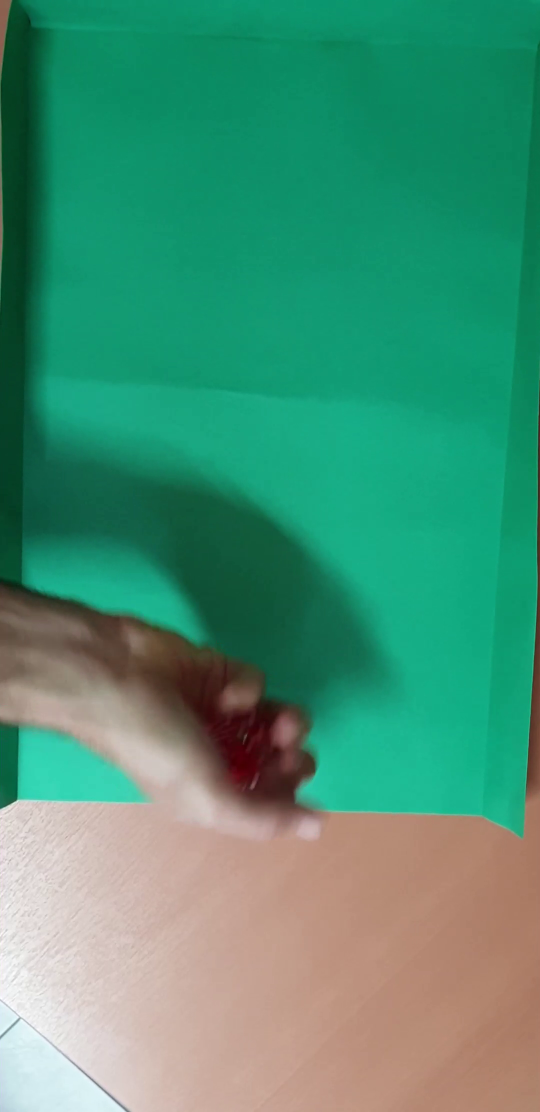
#> input picture frame 14 of tirada_1.mp4, 1080 x 2224 px (shown at 1/2 size)
$ python main.py
#> lines starting #> are read from the running program, lines starting #| are printed output that depends on the picture; after the words box and inside, x2 and y2 are one past the last pixel; in counts of white or black regions, pixels touching at a corner belong together
#> in programa_dados, frame is the input picture: shape (2224, 1080, 3); mean B, G, R 116.6, 145.4, 73.4
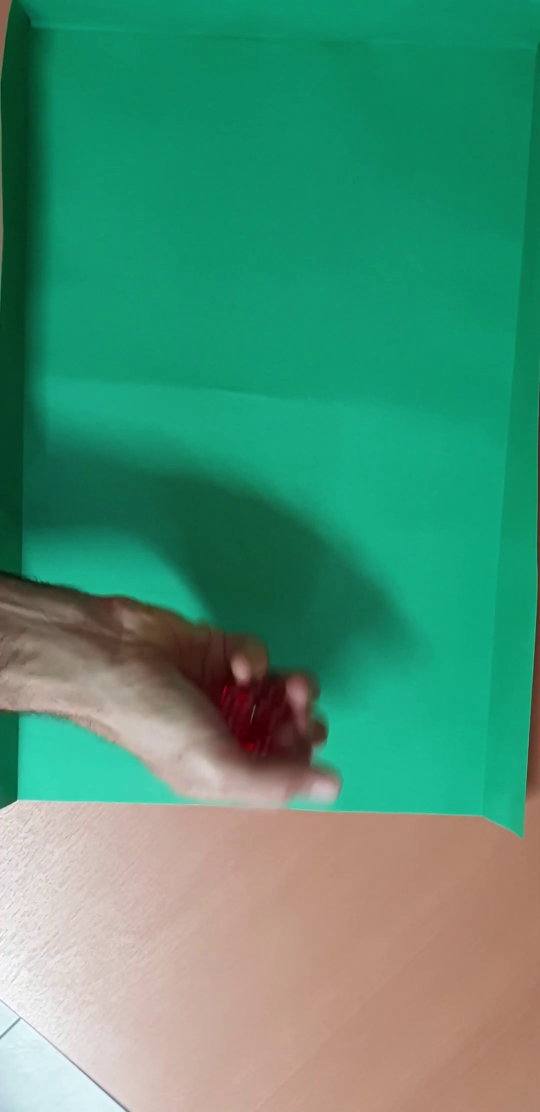
#> input picture frame 15 of tirada_1.mp4, 1080 x 2224 px (shown at 1/2 size)
#> in programa_dados, frame is the input picture: shape (2224, 1080, 3); mean B, G, R 116.8, 145.3, 74.8
### funciones.py
import cv2
import numpy as np
import matplotlib.pyplot as plt


##################################################
#FUNCIONES########################################

# [4 lines left out: function redimensionar, not called in this run]


def procesar_color(frame):
    img = cv2.cvtColor(frame, cv2.COLOR_BGR2RGB)
    img_hsv = cv2.cvtColor(img, cv2.COLOR_RGB2HSV) # Rangos --> H: 0-179  / S: 0-255  / V: 0-255
#> img_hsv: shape (2224, 1080, 3); mean H, S, V 58.4, 168.9, 155.9
    h, s, v = cv2.split(img_hsv)
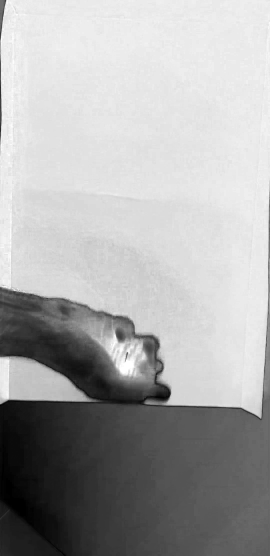
#> s: shape (2224, 1080) (shown at 1/4 size); min 0, max 255, mean 168.9


    # Segmentacion en color - Detectar solo el rojo
    ix_h1 = np.logical_and(h > 180 * .9, h < 180)
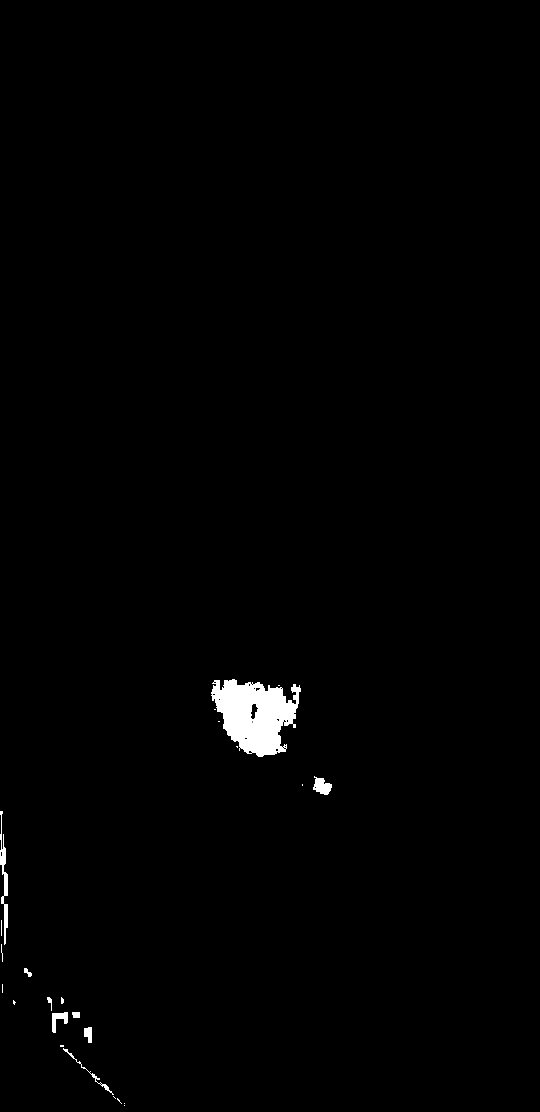
#> ix_h1: shape (2224, 1080) bool (shown at 1/2 size); 0.95% white; 24 white regions (8 under 20 px), largest, box (x1, y1, x2, y2) and area: (422, 1358, 602, 1514) 17809, (0, 1622, 16, 1890) 1692, (626, 1552, 664, 1590) 892
    ix_h2 = h < 180 * 0.04
#> ix_h2: shape (2224, 1080) bool; 5.4% white; 193 white regions (86 under 20 px), largest, box (x1, y1, x2, y2) and area: (4, 1620, 290, 2224) 50064, (342, 1278, 672, 1602) 37664, (254, 1612, 554, 1760) 7540
    ix_s = np.logical_and(s > 255 * 0.3, s < 255)
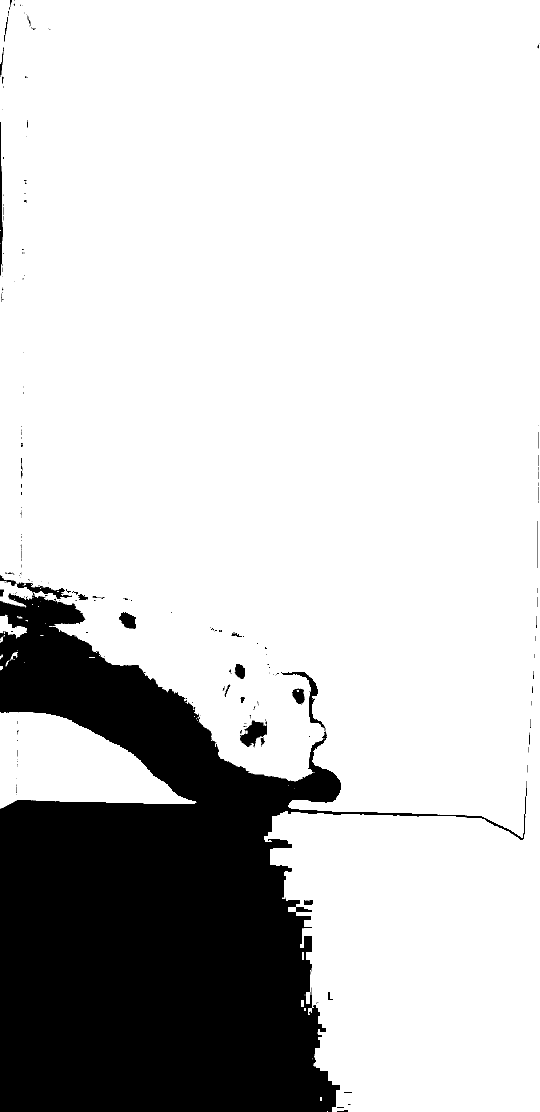
#> ix_s: shape (2224, 1080) bool (shown at 1/2 size); 79.8% white; 224 black regions (176 under 20 px), largest, box (x1, y1, x2, y2) and area: (0, 1187, 1052, 2224) 475171, (480, 1440, 534, 1495) 1697, (562, 1344, 650, 1462) 1322
    ix = np.logical_and(np.logical_or(ix_h1, ix_h2), ix_s)
#> ix: shape (2224, 1080) bool; 1.9% white; 59 white regions (27 under 20 px), largest, box (x1, y1, x2, y2) and area: (342, 1278, 630, 1563) 43488, (1066, 1348, 1080, 1442) 556, (1072, 1256, 1080, 1314) 344
    # ix2 = (ix_h1 | ix_h2) & ix_s   # Otra opcion que da igual...

    r, g, b = cv2.split(img)
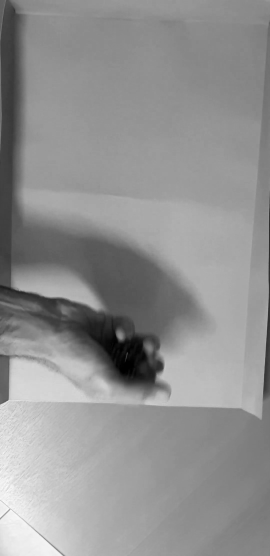
#> g: shape (2224, 1080) (shown at 1/4 size); min 0, max 255, mean 145.3
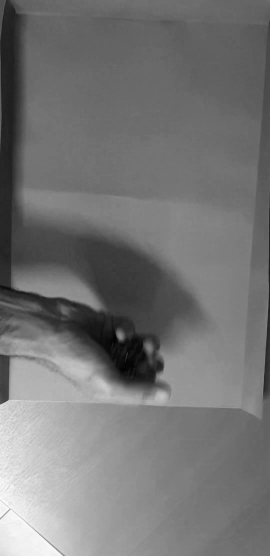
#> b: shape (2224, 1080) (shown at 1/4 size); min 0, max 255, mean 116.8
    r[ix != True] = 0
    g[ix != True] = 0
    b[ix != True] = 0
    rojo_img = cv2.merge((r, g, b))

    img_gris =  cv2.cvtColor(rojo_img, cv2.COLOR_RGB2GRAY)

    return img_gris,rojo_img


# Función para detectar contornos cuadrados
def detectar_contornos_cuadrados(frame):


    # Aplicar umbral adaptativo para resaltar contornos
    _, umbral = cv2.threshold(frame, 0, 255, cv2.THRESH_BINARY + cv2.THRESH_OTSU)
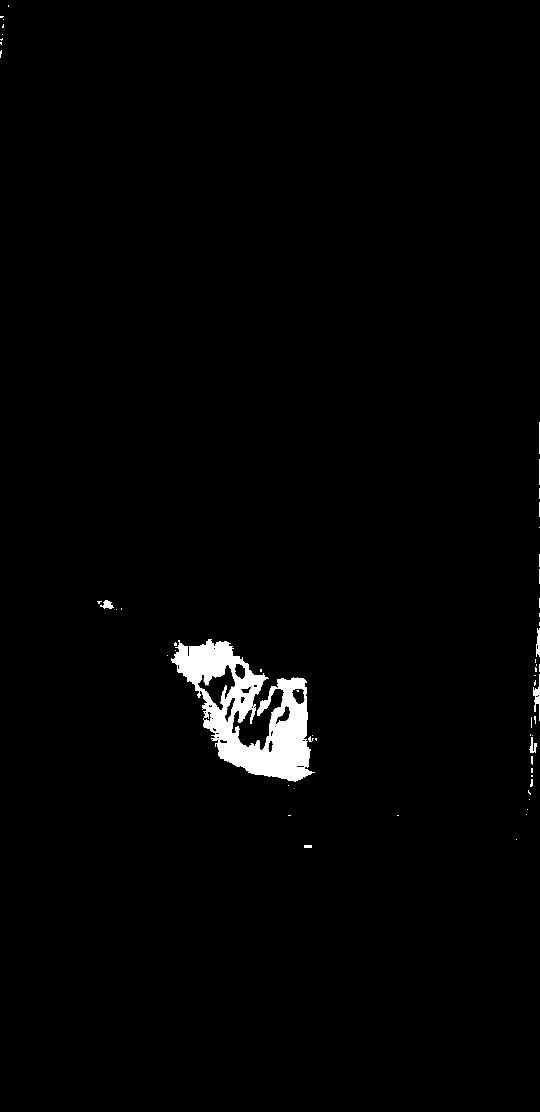
#> umbral: shape (2224, 1080) (shown at 1/2 size); 1.6% white; 61 white regions (28 under 20 px)

    # Encontrar contornos en la imagen umbralizada
    contornos, _ = cv2.findContours(umbral, cv2.RETR_EXTERNAL, cv2.CHAIN_APPROX_SIMPLE)
#> contornos = 58 contours, 34 with area under 20; largest, box (x1, y1, x2, y2) and area: (342, 1278, 630, 1563) 39244, (1066, 1348, 1080, 1442) 438, (1072, 1256, 1080, 1314) 287, (200, 1200, 228, 1218) 243, (1058, 1474, 1074, 1506) 199

    # Filtrar contornos cuadrados aproximados

    contornos_cuadrados = [cnt for cnt in contornos if es_cuadrado(cnt) and cv2.contourArea(cnt) > 50*50]
#> contornos_cuadrados = []
    return contornos_cuadrados

# Función para determinar si un contorno es aproximadamente cuadrado
def es_cuadrado(contorno):
    perimetro = cv2.arcLength(contorno, True)
    approx = cv2.approxPolyDP(contorno, 0.05 * perimetro, True)
    return len(approx) == 4


# [69 lines left out: functions recortarxcontorno, contarDados, dado_quieto, not called in this run]


def programa_dados(path):
    video_path = './' + path
    cap = cv2.VideoCapture(video_path)

    ret, frame = cap.read()
    f = 0
    contornos_anteriores = None
    intervalo_comparacion = 7  # Realizar la comparación cada 7 frames

    if not ret:
        print("No se pudo abrir el video.")
        exit()

    while True:
        ret, frame = cap.read()
        if not ret:
            break

        frame_procesado, frame_color = procesar_color(frame)
        contornos_cuadrados = detectar_contornos_cuadrados(frame_procesado)
#> contornos_cuadrados = []

        if len(contornos_cuadrados) == 5:
            if f % intervalo_comparacion == 0:
                if contornos_anteriores is not None:
                    area_actual = sum(cv2.contourArea(contorno) for contorno in contornos_cuadrados)
                    area_anterior = sum(cv2.contourArea(contorno) for contorno in contornos_anteriores)

                    if abs(area_actual - area_anterior) < 100:
                        #recortes = recortar_contornos(frame_procesado, contornos_cuadrados)
                        recortes = recortarxcontorno(frame_procesado, contornos_cuadrados)
                        #cv2.imshow('Frame Original', redimensionar(frame))
                        #cv2.imshow('Frame Original', redimensionar(frame_color))
                        #cv2.imshow('Frame Procesado', redimensionar(frame_procesado))

                        for i, recorte in enumerate(recortes):
                            valor = contarDados(recorte)

                            # Obtener las coordenadas del contorno cuadrado
                            x, y, w, h = cv2.boundingRect(contornos_cuadrados[i])

                            # Dibujar un bounding box en el frame original
                            cv2.rectangle(frame, (x, y), (x + w, y + h), (255, 0, 0), 2)

                            # Mostrar el valor en el bounding box
                            cv2.putText(frame, f'Puntos: {valor}', (x, y + h + 20), cv2.FONT_HERSHEY_SIMPLEX, 0.5, (255, 255, 255), 2)
                        #cv2.imshow('Dados quietos con Lectura de cara', redimensionar(frame))
                        cv2.imwrite(f'./{path[:-4]}.jpg', redimensionar(frame))
            #print(f'{path} procesado con éxito')
                        #cv2.imshow('Frame Procesado', redimensionar(frame_procesado))

                contornos_anteriores = contornos_cuadrados

        f += 1

    # [5 lines of commented-out code are left out]


# [55 lines left out: function grabar_video, not called in this run]
    #cv2.destroyAllWindows()

### main.py
import os
from funciones import *

# Obtener la lista de archivos de imágenes en el directorio actual
archivos_video = [f for f in os.listdir('./') if f.endswith(('.mp4'))]


for video in archivos_video:
  programa_dados(video)
  grabar_video(video)

$ run again, starting later in the video
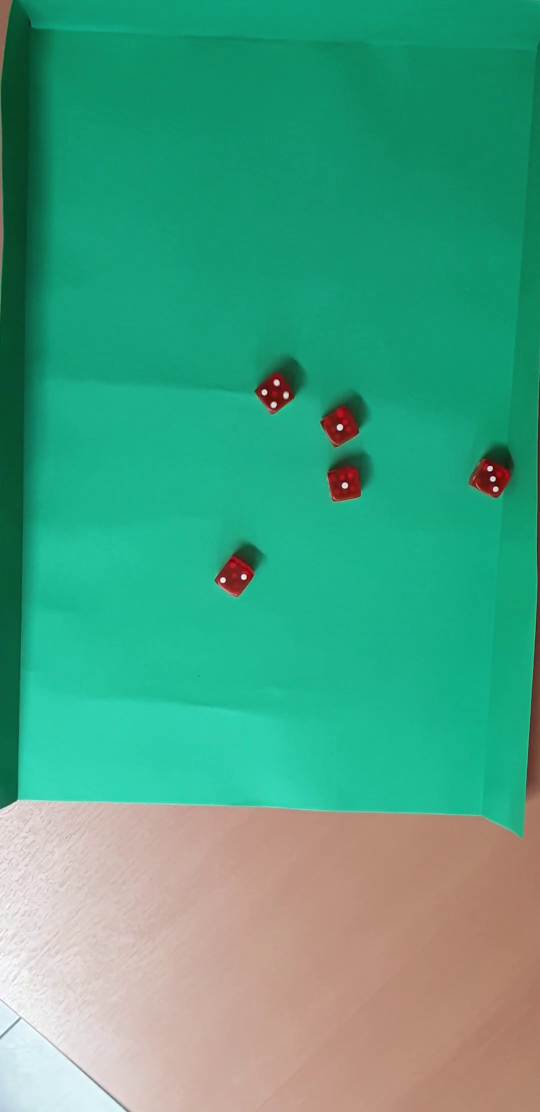
#> input picture frame 65 of tirada_1.mp4, 1080 x 2224 px (shown at 1/2 size)
#> in programa_dados, frame is the input picture: shape (2224, 1080, 3); mean B, G, R 130.6, 161, 71.8
#> img_hsv: shape (2224, 1080, 3); mean H, S, V 63.1, 175.9, 170.8
#> in procesar_color, `ix_h1 = np.logical_and(h > 180 * .9, h < 180)`:
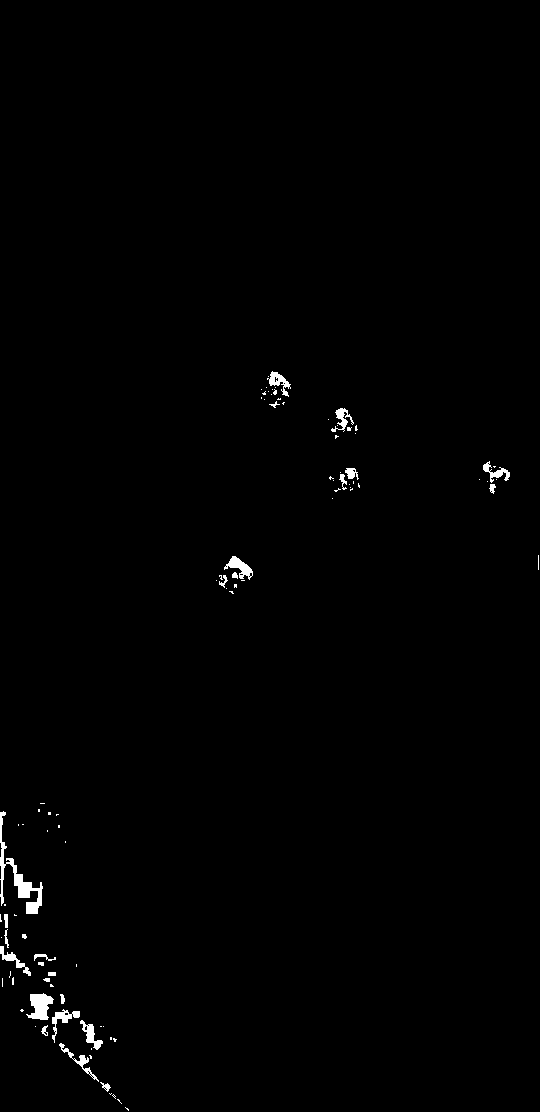
#> ix_h1: shape (2224, 1080) bool (shown at 1/2 size); 0.71% white; 96 white regions (39 under 20 px), largest, box (x1, y1, x2, y2) and area: (0, 1622, 86, 1828) 3676, (52, 1986, 108, 2040) 1828, (448, 1112, 506, 1160) 1150
#> ix_h2: shape (2224, 1080) bool; 6.9% white; 223 white regions (110 under 20 px), largest, box (x1, y1, x2, y2) and area: (0, 1604, 472, 2224) 125212, (286, 2096, 416, 2224) 5872, (1054, 926, 1080, 1598) 4496
#> ix_s: shape (2224, 1080) bool; 83.9% white; 214 black regions (161 under 20 px), largest, box (x1, y1, x2, y2) and area: (0, 1590, 1054, 2224) 379777, (0, 226, 6, 558) 1348, (0, 0, 24, 164) 367
#> ix: shape (2224, 1080) bool; 0.94% white; 30 white regions (16 under 20 px), largest, box (x1, y1, x2, y2) and area: (1054, 926, 1080, 1598) 4556, (940, 918, 1022, 994) 3676, (642, 812, 716, 892) 3563
#> umbral: shape (2224, 1080); 0.94% white; 30 white regions (16 under 20 px)
#> contornos = 30 contours, 19 with area under 20; largest, box (x1, y1, x2, y2) and area: (1054, 926, 1080, 1598) 4117, (940, 918, 1022, 994) 3864, (432, 1110, 508, 1192) 3643, (642, 812, 716, 892) 3588, (512, 742, 588, 822) 3556
#> in detectar_contornos_cuadrados, `contornos_cuadrados = [cnt for cnt in contornos if es_cuadrado(cnt) an..`: contornos_cuadrados = 5 contours; box (x1, y1, x2, y2) and area: (940, 918, 1022, 994) 3864, (432, 1110, 508, 1192) 3643, (642, 812, 716, 892) 3588, (512, 742, 588, 822) 3556, (656, 932, 722, 1002) 3546
#> contornos_anteriores has the same summary as contornos_cuadrados in detectar_contornos_cuadrados
#> `grabar_video(video)`:
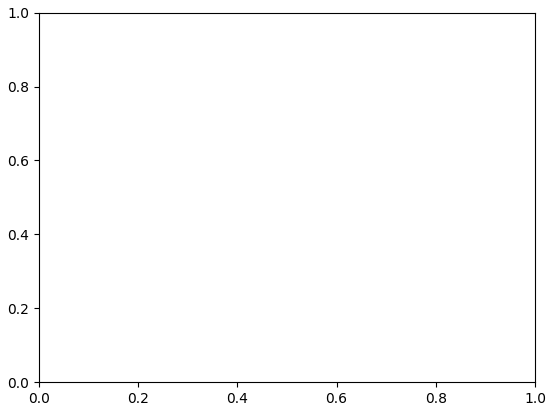
#> figure drawn by matplotlib, 1 panel

$ run again, starting later in the video
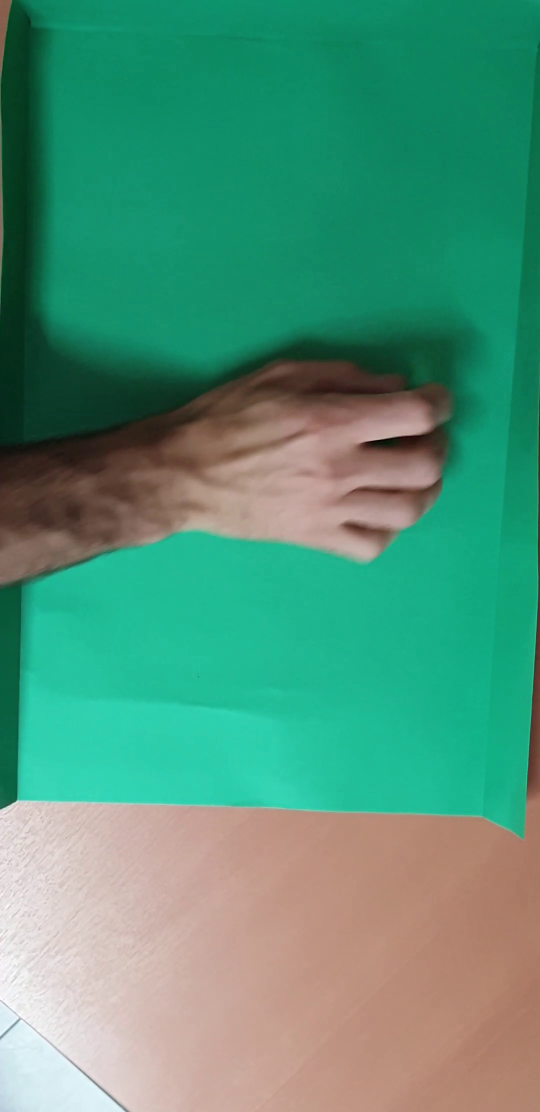
#> input picture frame 116 of tirada_1.mp4, 1080 x 2224 px (shown at 1/2 size)
#> in programa_dados, frame is the input picture: shape (2224, 1080, 3); mean B, G, R 120.7, 147.4, 80.8
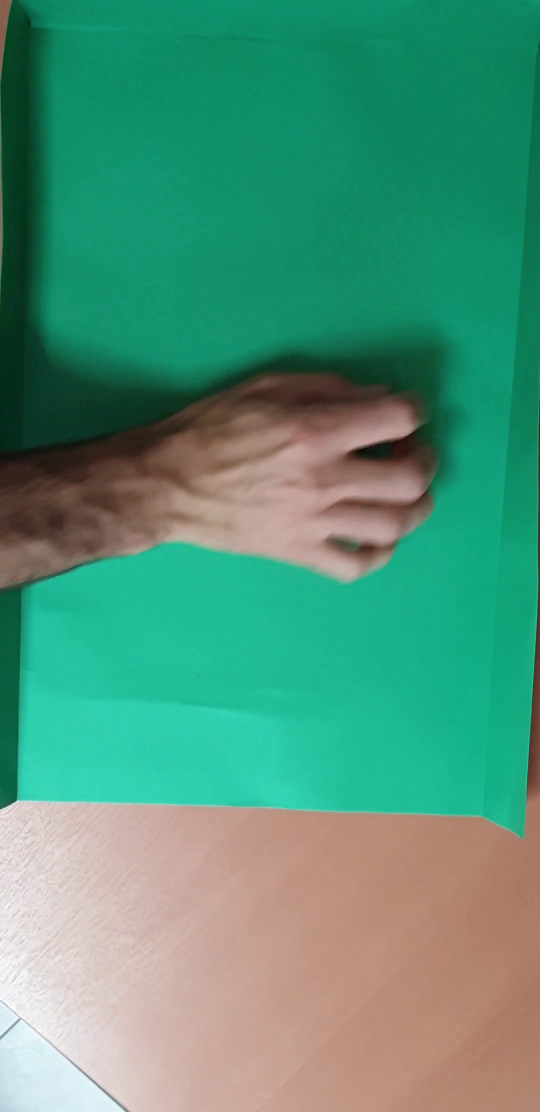
#> input picture frame 117 of tirada_1.mp4, 1080 x 2224 px (shown at 1/2 size)
#> in programa_dados, frame is the input picture: shape (2224, 1080, 3); mean B, G, R 121, 147.8, 80.8
#> img_hsv: shape (2224, 1080, 3); mean H, S, V 55.4, 161.4, 159.7
#> ix_h1: shape (2224, 1080) bool; 0.5% white; 53 white regions (22 under 20 px), largest, box (x1, y1, x2, y2) and area: (0, 1622, 84, 1828) 3784, (102, 2020, 204, 2104) 2252, (52, 1986, 106, 2042) 1852
#> ix_h2: shape (2224, 1080) bool; 10.8% white; 327 white regions (177 under 20 px), largest, box (x1, y1, x2, y2) and area: (0, 1604, 538, 2224) 161740, (488, 804, 848, 1150) 69836, (1056, 1226, 1080, 1580) 3624
#> ix_s: shape (2224, 1080) bool; 79.6% white; 201 black regions (149 under 20 px), largest, box (x1, y1, x2, y2) and area: (0, 1601, 1050, 2224) 377231, (0, 804, 874, 1182) 104032, (446, 858, 588, 912) 3611
#> ix: shape (2224, 1080) bool; 1.4% white; 183 white regions (108 under 20 px), largest, box (x1, y1, x2, y2) and area: (557, 804, 828, 892) 8100, (1056, 1226, 1080, 1580) 3624, (614, 923, 736, 980) 3298
#> in detectar_contornos_cuadrados, `_, umbral = cv2.threshold(frame, 0, 255, cv2.THRESH_BINARY + cv2.THRES..`:
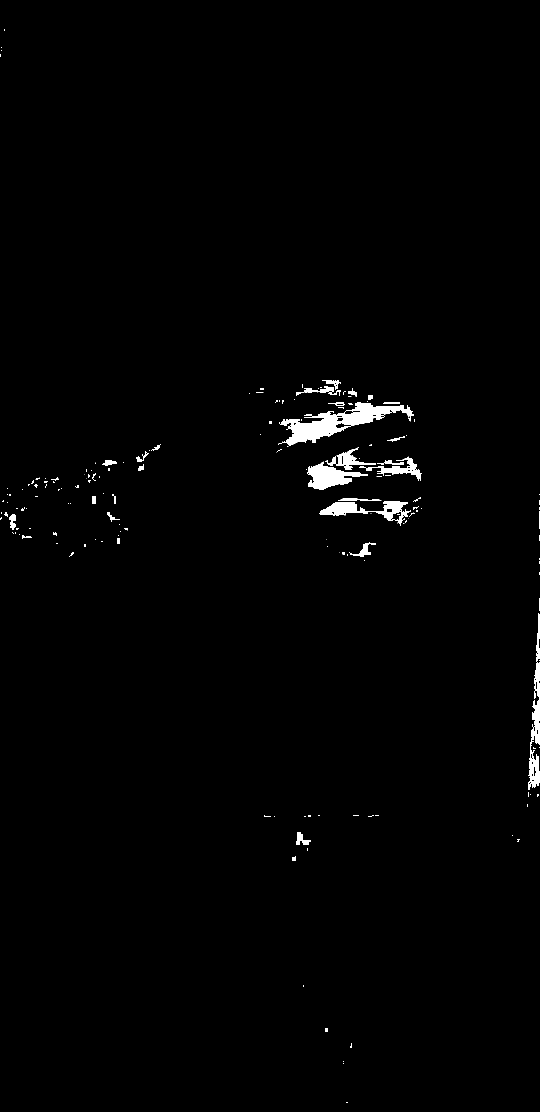
#> umbral: shape (2224, 1080) (shown at 1/2 size); 1.1% white; 168 white regions (99 under 20 px)
#> contornos = 167 contours, 124 with area under 20; largest, box (x1, y1, x2, y2) and area: (557, 804, 828, 892) 7990, (1056, 1226, 1080, 1580) 3280, (638, 1002, 822, 1052) 3154, (614, 923, 736, 980) 3109, (718, 913, 844, 962) 1375
#> in detectar_contornos_cuadrados, `contornos_cuadrados = [cnt for cnt in contornos if es_cuadrado(cnt) an..`: contornos_cuadrados = 1 contour; box (x1, y1, x2, y2) and area: (614, 923, 736, 980) 3109
